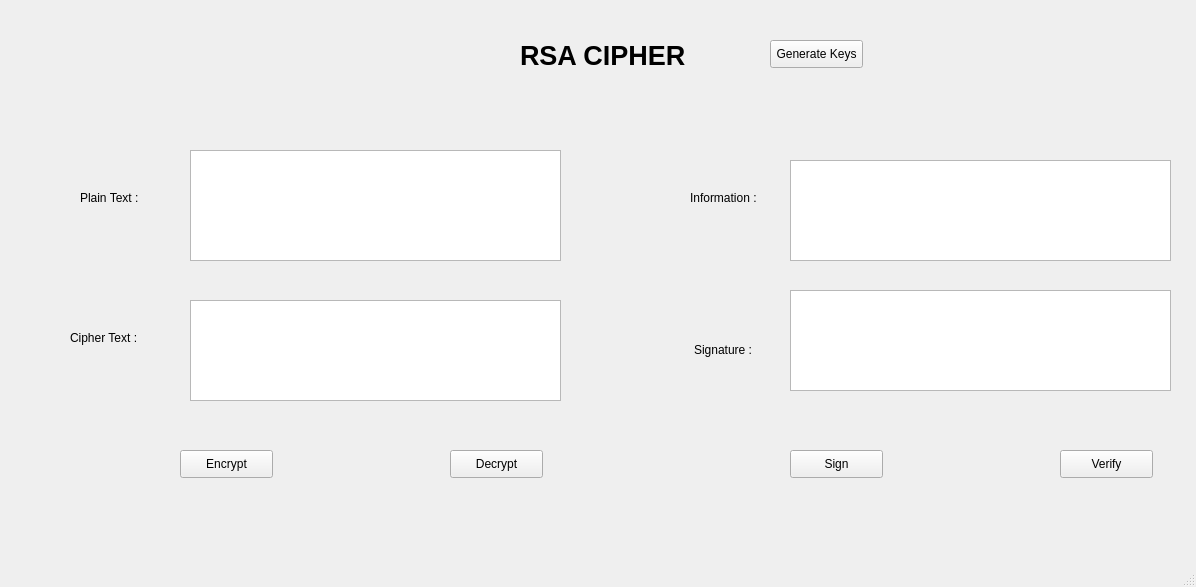
<?xml version="1.0" encoding="UTF-8"?>
<ui version="4.0">
 <class>MainWindow</class>
 <widget class="QMainWindow" name="MainWindow">
  <property name="geometry">
   <rect>
    <x>0</x>
    <y>0</y>
    <width>1196</width>
    <height>587</height>
   </rect>
  </property>
  <property name="windowTitle">
   <string>MainWindow</string>
  </property>
  <widget class="QWidget" name="centralwidget">
   <widget class="QLabel" name="label">
    <property name="geometry">
     <rect>
      <x>80</x>
      <y>190</y>
      <width>91</width>
      <height>16</height>
     </rect>
    </property>
    <property name="text">
     <string>Plain Text :</string>
    </property>
   </widget>
   <widget class="QLabel" name="label_2">
    <property name="geometry">
     <rect>
      <x>70</x>
      <y>330</y>
      <width>111</width>
      <height>16</height>
     </rect>
    </property>
    <property name="text">
     <string>Cipher Text :</string>
    </property>
   </widget>
   <widget class="QLabel" name="label_3">
    <property name="geometry">
     <rect>
      <x>690</x>
      <y>190</y>
      <width>91</width>
      <height>16</height>
     </rect>
    </property>
    <property name="text">
     <string>Information :</string>
    </property>
   </widget>
   <widget class="QLabel" name="label_4">
    <property name="geometry">
     <rect>
      <x>694</x>
      <y>340</y>
      <width>71</width>
      <height>20</height>
     </rect>
    </property>
    <property name="text">
     <string>Signature :</string>
    </property>
   </widget>
   <widget class="QLabel" name="label_5">
    <property name="geometry">
     <rect>
      <x>520</x>
      <y>10</y>
      <width>231</width>
      <height>91</height>
     </rect>
    </property>
    <property name="font">
     <font>
      <pointsize>20</pointsize>
      <weight>75</weight>
      <bold>true</bold>
     </font>
    </property>
    <property name="text">
     <string>RSA CIPHER</string>
    </property>
   </widget>
   <widget class="QPushButton" name="btn_encrypt">
    <property name="geometry">
     <rect>
      <x>180</x>
      <y>450</y>
      <width>93</width>
      <height>28</height>
     </rect>
    </property>
    <property name="text">
     <string>Encrypt</string>
    </property>
   </widget>
   <widget class="QPushButton" name="btn_decrypt">
    <property name="geometry">
     <rect>
      <x>450</x>
      <y>450</y>
      <width>93</width>
      <height>28</height>
     </rect>
    </property>
    <property name="text">
     <string>Decrypt</string>
    </property>
   </widget>
   <widget class="QPushButton" name="btn_gen_keys">
    <property name="geometry">
     <rect>
      <x>770</x>
      <y>40</y>
      <width>93</width>
      <height>28</height>
     </rect>
    </property>
    <property name="text">
     <string>Generate Keys</string>
    </property>
   </widget>
   <widget class="QTextEdit" name="txt_plain_text">
    <property name="geometry">
     <rect>
      <x>190</x>
      <y>150</y>
      <width>371</width>
      <height>111</height>
     </rect>
    </property>
   </widget>
   <widget class="QTextEdit" name="txt_cipher_text">
    <property name="geometry">
     <rect>
      <x>190</x>
      <y>300</y>
      <width>371</width>
      <height>101</height>
     </rect>
    </property>
   </widget>
   <widget class="QTextEdit" name="txt_info">
    <property name="geometry">
     <rect>
      <x>790</x>
      <y>160</y>
      <width>381</width>
      <height>101</height>
     </rect>
    </property>
   </widget>
   <widget class="QTextEdit" name="txt_sign">
    <property name="geometry">
     <rect>
      <x>790</x>
      <y>290</y>
      <width>381</width>
      <height>101</height>
     </rect>
    </property>
   </widget>
   <widget class="QPushButton" name="btn_sign">
    <property name="geometry">
     <rect>
      <x>790</x>
      <y>450</y>
      <width>93</width>
      <height>28</height>
     </rect>
    </property>
    <property name="text">
     <string>Sign</string>
    </property>
   </widget>
   <widget class="QPushButton" name="btn_verify">
    <property name="geometry">
     <rect>
      <x>1060</x>
      <y>450</y>
      <width>93</width>
      <height>28</height>
     </rect>
    </property>
    <property name="text">
     <string>Verify</string>
    </property>
   </widget>
  </widget>
  <widget class="QMenuBar" name="menubar">
   <property name="geometry">
    <rect>
     <x>0</x>
     <y>0</y>
     <width>1196</width>
     <height>26</height>
    </rect>
   </property>
  </widget>
  <widget class="QStatusBar" name="statusbar"/>
 </widget>
 <resources/>
 <connections/>
</ui>
